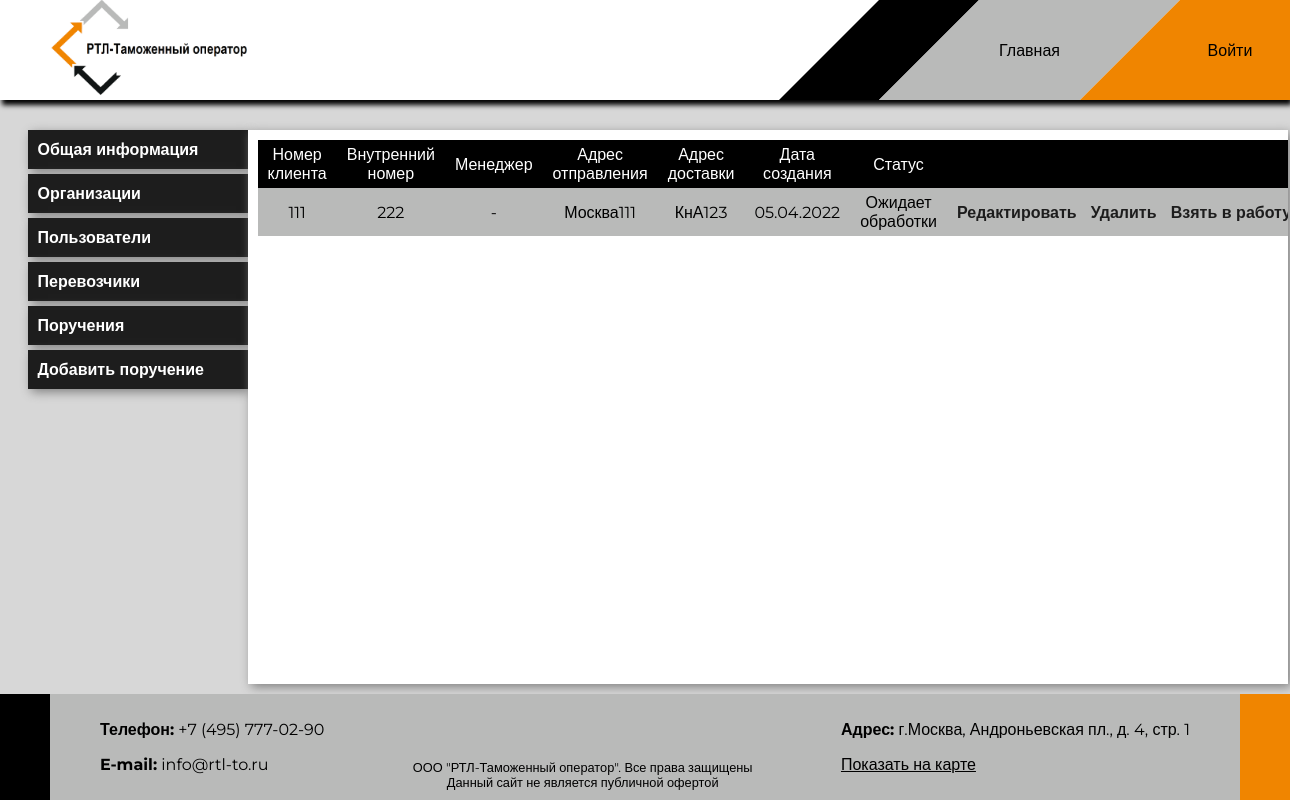
Before: /management/orders/ with the older database file.
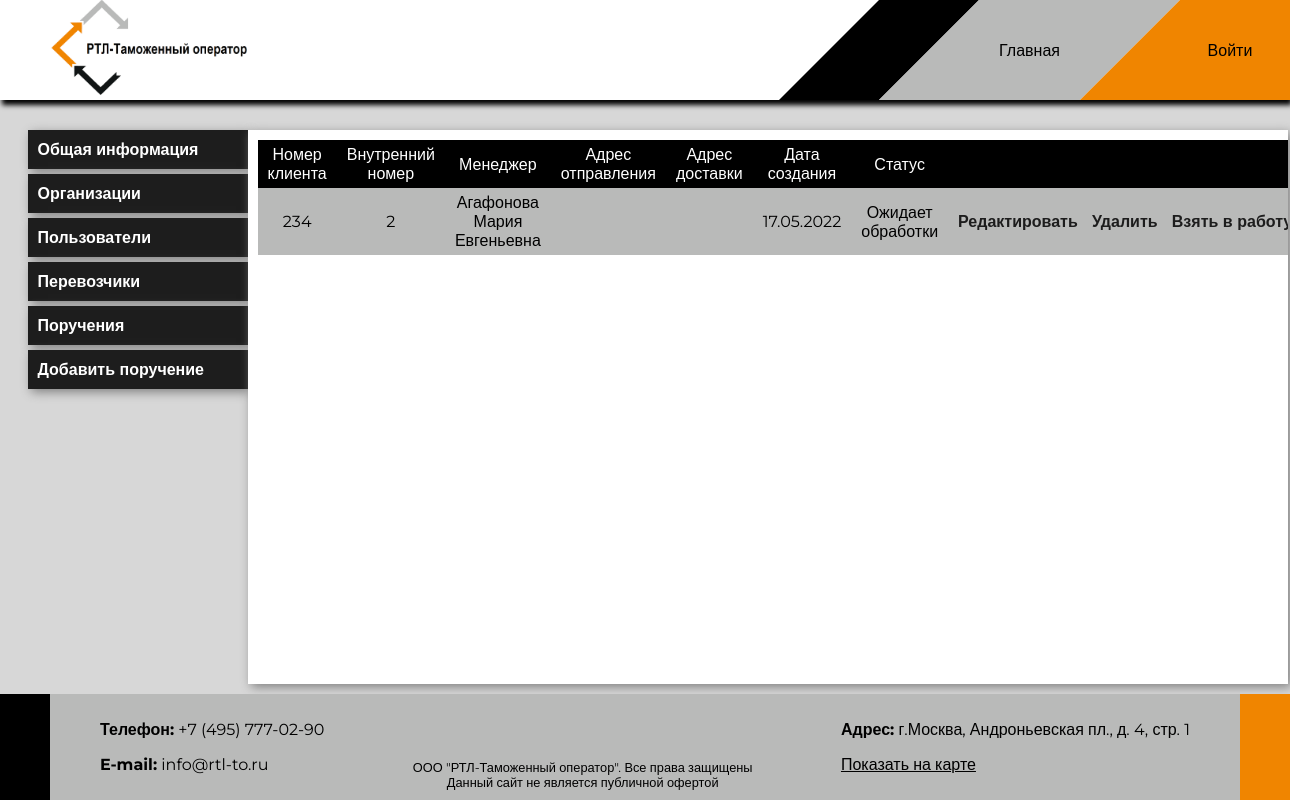
After: the same page with the newer database file.
### orders/models.py (models this page shows, shortened)
class Order(models.Model):
    TYPES = [
        ('international', 'Международная'),
        ('internal', 'Внутрироссийская'),
    ]
    STATUSES = [
        ('new', 'Ожидает обработки'),
        ('bargain', 'Согласование ставок'),
        ('pending', 'Обрабатывается перевозчиком'),
        ('in_progress', 'В пути'),
        ('completed', 'Выполнено'),
        ('rejected', 'Отменено')
    ]
    id = models.UUIDField(primary_key=True, default=uuid.uuid4, editable=False)
    client_number = models.CharField(max_length=50, blank=True, null=False, verbose_name='Номер заказчика')
    inner_number = models.CharField(max_length=50, blank=True, null=False, verbose_name='Внутренний номер')
    creation_date = models.DateField(auto_now_add=True)
    last_update = models.DateTimeField(auto_now=True)
    manager = models.ForeignKey(User, null=True, blank=True, on_delete=models.CASCADE,
                                verbose_name='Менеджер', related_name='my_orders_manager')
    client = models.ForeignKey(Client, null=True, blank=True, on_delete=models.CASCADE, verbose_name='Заказчик', related_name='orders')
    contract = models.CharField(max_length=255, verbose_name='Договор', blank=True, null=True)
    client_employee = models.ForeignKey(User, null=True, blank=True, on_delete=models.CASCADE,
                                        verbose_name='Сотрудник заказчика', related_name='my_orders_client')
    type = models.CharField(choices=TYPES, max_length=50, db_index=True, default='internal',
                            verbose_name='Вид поручения')
    status = models.CharField(choices=STATUSES, max_length=50, default=STATUSES[0][0], db_index=True,
                              verbose_name='Статус поручения')
    price = models.CharField(max_length=255, verbose_name='Ставка', blank=True, null=True)
    price_carrier = models.CharField(max_length=255, verbose_name='Закупочная цена поручения', blank=True, null=True)
    from_addr_forlist = models.CharField(max_length=255, verbose_name='Адрес забора груза', editable=False)
    to_addr_forlist = models.CharField(max_length=255, verbose_name='Адрес доставки', editable=False)
    comment = models.TextField(verbose_name='Примечания', null=True, blank=True)
    weight = models.FloatField(verbose_name='Вес брутто', default=0)
    quantity = models.IntegerField(verbose_name='Количество мест', default=0)
    from_date_plan = models.DateField(verbose_name='Плановая дата забора груза', blank=True, null=True)
    from_date_fact = models.DateField(verbose_name='Фактическая дата забора груза', blank=True, null=True)
    to_date_plan = models.DateField(verbose_name='Плановая дата доставки', blank=True, null=True)
    to_date_fact = models.DateField(verbose_name='Фактическая дата доставки', blank=True, null=True)
    class Meta:
        verbose_name = 'поручение'
        verbose_name_plural = 'поручения'
        permissions = [
            ('view_all_orders', 'Can view all orders')
        ]

### app_auth/models.py (models this page shows)
class User(AbstractUser):
    id = models.UUIDField(primary_key=True, default=uuid.uuid4, editable=False)
    last_name = models.CharField(max_length=255, blank=False, null=False, verbose_name=_('фамилия'))
    first_name = models.CharField(max_length=255, blank=False, null=False, verbose_name=_('имя'))
    second_name = models.CharField(max_length=255, blank=True, null=True, verbose_name=_('отчество'))
    email = models.EmailField(blank=False, null=False, verbose_name=_('email'), unique=True)
    client = models.ForeignKey(Client, on_delete=models.CASCADE, verbose_name=_('организация'), related_name='users',
                               null=True, blank=True)
    def __str__(self):
        if not self.second_name:
            return f'{self.first_name} {self.last_name}'
        else:
            return f'{self.last_name} {self.first_name} {self.second_name}'
    class Meta:
        verbose_name = _('user')
        verbose_name_plural = _('users')
        permissions = [
            ('view_all_users', 'Can view all users')
        ]

### management/views.py (the view)
# urls.py: path('orders/', OrderListView.as_view(), name='orders_list'),
class OrderListView(ListView):
    permission_required = 'orders.view_all_orders'
    login_url = 'login'
    model = Order
    template_name = 'management/order_list.html'

### management/templates/management/order_list.html
{% extends 'management/main_menu.html' %}
{% block 'inner_content' %}
{% load menu_tags %}
<table class="list_view_table">
    <thead>
        <tr>
            <td>Номер клиента</td>
            <td>Внутренний номер</td>
            <td>Менеджер</td>
            <td>Адрес отправления</td>
            <td>Адрес доставки</td>
            <td>Дата создания</td>
            <td>Статус</td>
            <td></td>
        </tr>
    </thead>
    <tbody>
        {% for order in object_list %}
        <tr onclick="document.location = '{% url 'order_detail' pk=order.id %}';">
            <td>{% if order.client_number %}{{ order.client_number }}{% else %}-{% endif %}</td>
            <td>{% if order.inner_number %}{{ order.inner_number }}{% else %}-{% endif %}</td>
            <td>{% if order.manager %}{{ order.manager }}{% else %}-{% endif %}</td>
            <td>{{ order.from_addr_forlist|safe }}</td>
            <td>{{ order.to_addr_forlist|safe }}</td>
            <td>{{ order.creation_date|date:"d.m.Y" }}</td>
            <td>{{ order.get_status_display }}</td>
            <td style="white-space: nowrap">
                <a class="table_link" href="{% url 'order_edit' pk=order.id %}?next={{ request.path }}">Редактировать</a>
                <a class="table_link" href="{% url 'order_delete' pk=order.id %} ">Удалить</a>
                {% if order.manager != request.user %}<a class="table_link" href="{% url 'manager_get' pk=order.pk %}?next={{ request.path }}">Взять в работу</a>{% endif %}
            </td>
        </tr>
        {% endfor %}
    </tbody>
</table>
{% endblock %}

Changed rows visible on the page:
removed Order: client_number "111", inner_number "222", from_addr_forlist "Москва111", to_addr_forlist "КнА123", creation_date "05.04.2022", status "Ожидает обработки"
added Order: client_number "234", inner_number "2", manager "Агафонова Мария Евгеньевна", creation_date "17.05.2022", status "Ожидает обработки"
